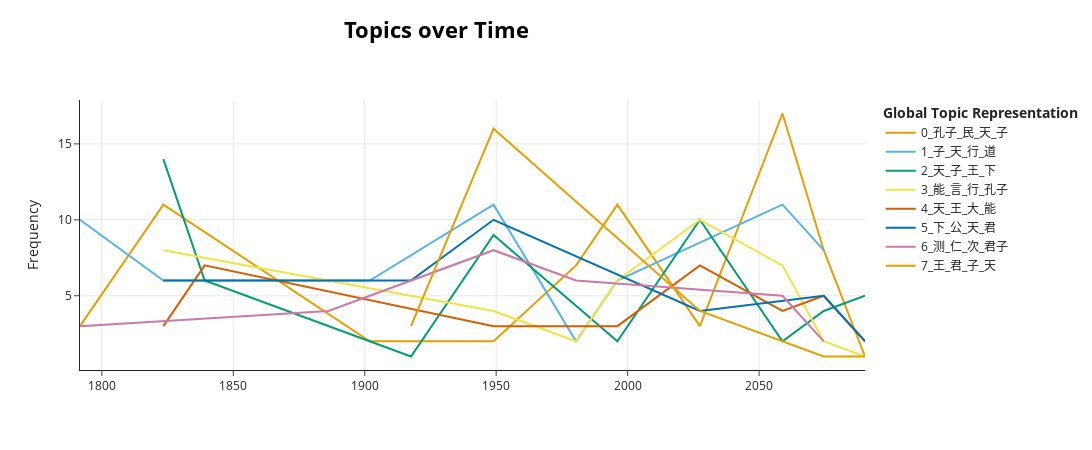

Notebook source saved alongside this figure:
### Code cell
topics_over_time = topic_model.topics_over_time(data_set, timestamp, global_tuning=True, 
                                                evolution_tuning=True, nr_bins=20, datetime_format="%Y")
topic_model.visualize_topics_over_time(topics_over_time, top_n_topics=[0, 7])

### Figure 1 — Plotly figure (JSON) as saved in the notebook; plotly's stock layout.template omitted (floating-point values rounded to 4 significant figures)
{"data": [{"hoverinfo": "text", "hovertext": ["<b>Topic 0</b><br>Words: 子, 言, 问, 如, 孔子", "<b>Topic 0</b><br>Words: 礼, 孔子, 天, 此, 知", "<b>Topic 0</b><br>Words: 义, 仁, 行, 道, 天", "<b>Topic 0</b><br>Words: 义, 仁, 天, 气, 爱", "<b>Topic 0</b><br>Words: 问, 天, 道, 与, 知", "<b>Topic 0</b><br>Words: 孔子, 此, 问, 民, 礼", "<b>Topic 0</b><br>Words: 毒, 幸, 火, 气, 龙", "<b>Topic 0</b><br>Words: 此, 民, 非, 行, 仁", "<b>Topic 0</b><br>Words: 民, 天, 德, 孔子, 子", "<b>Topic 0</b><br>Words: 气, 问, 神, 性, 非"], "marker": {"color": "#E69F00"}, "mode": "lines", "name": "0_孔子_民_天_子", "type": "scatter", "x": [1792.0, 1823.0, 1902.0, 1949, 1980.0, 1996.0, 2028.0, 2059.0, 2075.0, 2090.0], "y": [3, 11, 2, 2, 7, 11, 3, 17, 8, 1]}, {"hoverinfo": "text", "hovertext": ["<b>Topic 1</b><br>Words: 子, 与, 仁, 吾, 如", "<b>Topic 1</b><br>Words: 礼, 子, 天, 此, 义", "<b>Topic 1</b><br>Words: 道, 天, 行, 德, 治", "<b>Topic 1</b><br>Words: 天, 阳, 阴, 地, 气", "<b>Topic 1</b><br>Words: 问, 圣, 天, 政, 好", "<b>Topic 1</b><br>Words: 孔子, 天, 子, 礼, 民", "<b>Topic 1</b><br>Words: 子, 行, 天, 此, 必", "<b>Topic 1</b><br>Words: 天, 行, 子, 铭, 民"], "marker": {"color": "#56B4E9"}, "mode": "lines", "name": "1_子_天_行_道", "type": "scatter", "x": [1792.0, 1823.0, 1902.0, 1949, 1980.0, 1996.0, 2059.0, 2075.0], "y": [10, 6, 6, 11, 2, 6, 11, 8]}, {"hoverinfo": "text", "hovertext": ["<b>Topic 2</b><br>Words: 天, 下, 道, 子, 知", "<b>Topic 2</b><br>Words: 天, 王, 子, 与, 孟子", "<b>Topic 2</b><br>Words: 诗, 能, 天, 非, 行", "<b>Topic 2</b><br>Words: 子, 王, 公, 天, 君", "<b>Topic 2</b><br>Words: 孔子, 子, 能, 闻, 行", "<b>Topic 2</b><br>Words: 知, 能, 王, 言, 圣", "<b>Topic 2</b><br>Words: 子思, 君, 子, 非, 下", "<b>Topic 2</b><br>Words: 天, 臣, 子, 太, 王", "<b>Topic 2</b><br>Words: 王, 天, 下, 大, 君"], "marker": {"color": "#009E73"}, "mode": "lines", "name": "2_天_子_王_下", "type": "scatter", "x": [1823.0, 1839.0, 1918.0, 1949, 1996.0, 2028.0, 2059.0, 2075.0, 2090.0], "y": [14, 6, 1, 9, 2, 10, 2, 4, 5]}, {"hoverinfo": "text", "hovertext": ["<b>Topic 3</b><br>Words: 君子, 然, 能, 言, 非", "<b>Topic 3</b><br>Words: 君, 吾, 子, 公, 大", "<b>Topic 3</b><br>Words: 问, 三, 天, 一, 二", "<b>Topic 3</b><br>Words: 孔子, 字, 行, 言, 此", "<b>Topic 3</b><br>Words: 能, 善, 生, 文, 命", "<b>Topic 3</b><br>Words: 孔子, 然, 行, 非, 言", "<b>Topic 3</b><br>Words: 行, 言, 君子, 能, 知", "<b>Topic 3</b><br>Words: 臣, 非, 屈, 难, 能"], "marker": {"color": "#F0E442"}, "mode": "lines", "name": "3_能_言_行_孔子", "type": "scatter", "x": [1823.0, 1949, 1980.0, 1996.0, 2028.0, 2059.0, 2075.0, 2090.0], "y": [8, 4, 2, 6, 10, 7, 2, 1]}, {"hoverinfo": "text", "hovertext": ["<b>Topic 4</b><br>Words: 大, 礼, 天, 王, 知", "<b>Topic 4</b><br>Words: 孟子, 王, 天, 与, 民", "<b>Topic 4</b><br>Words: 天, 性, 中, 气, 正", "<b>Topic 4</b><br>Words: 礼, 孔子, 子, 君, 天", "<b>Topic 4</b><br>Words: 能, 文, 生, 王, 圣", "<b>Topic 4</b><br>Words: 王, 民, 天, 此, 赦", "<b>Topic 4</b><br>Words: 言, 天, 大, 时, 王", "<b>Topic 4</b><br>Words: 性, 恶, 情, 善, 知"], "marker": {"color": "#D55E00"}, "mode": "lines", "name": "4_天_王_大_能", "type": "scatter", "x": [1823.0, 1839.0, 1949, 1996.0, 2028.0, 2059.0, 2075.0, 2090.0], "y": [3, 7, 3, 3, 7, 4, 5, 2]}, {"hoverinfo": "text", "hovertext": ["<b>Topic 5</b><br>Words: 下, 天, 乐, 礼, 国", "<b>Topic 5</b><br>Words: 君, 王, 公, 下, 子", "<b>Topic 5</b><br>Words: 君, 下, 臣, 公, 王", "<b>Topic 5</b><br>Words: 能, 言, 知, 见, 死", "<b>Topic 5</b><br>Words: 公, 兮, 德, 大, 天", "<b>Topic 5</b><br>Words: 帝, 冠, 后, 太, 公"], "marker": {"color": "#0072B2"}, "mode": "lines", "name": "5_下_公_天_君", "type": "scatter", "x": [1823.0, 1918.0, 1949, 2028.0, 2075.0, 2090.0], "y": [6, 6, 10, 4, 5, 2]}, {"hoverinfo": "text", "hovertext": ["<b>Topic 6</b><br>Words: 子, 仁, 君子, 知, 道", "<b>Topic 6</b><br>Words: 同, 相, 仁, 行, 道", "<b>Topic 6</b><br>Words: 仁, 大, 变, 天, 贤", "<b>Topic 6</b><br>Words: 测, 次, 撰, 断, 决", "<b>Topic 6</b><br>Words: 忠, 尽, 德, 君, 仁", "<b>Topic 6</b><br>Words: 仁, 君子, 贵, 富, 悒"], "marker": {"color": "#CC79A7"}, "mode": "lines", "name": "6_测_仁_次_君子", "type": "scatter", "x": [1792.0, 1886.0, 1949, 1980.0, 2059.0, 2075.0], "y": [3, 4, 8, 6, 5, 2]}, {"hoverinfo": "text", "hovertext": ["<b>Topic 7</b><br>Words: 君, 王, 子, 诗, 天", "<b>Topic 7</b><br>Words: 王, 君, 公, 子, 下", "<b>Topic 7</b><br>Words: 子, 言, 天, 王, 行", "<b>Topic 7</b><br>Words: 帝, 天, 冠, 子, 王", "<b>Topic 7</b><br>Words: 帝, 王, 天, 言, 子"], "marker": {"color": "#E69F00"}, "mode": "lines", "name": "7_王_君_子_天", "type": "scatter", "x": [1918.0, 1949, 2028.0, 2075.0, 2090.0], "y": [3, 16, 4, 1, 1]}], "layout": {"height": 450, "hoverlabel": {"bgcolor": "white", "font": {"family": "Rockwell", "size": 16}}, "legend": {"title": {"text": "<b>Global Topic Representation"}}, "title": {"font": {"color": "Black", "size": 22}, "text": "<b>Topics over Time</b>", "x": 0.4, "xanchor": "center", "y": 0.95, "yanchor": "top"}, "width": 1250, "xaxis": {"showgrid": true}, "yaxis": {"showgrid": true, "title": {"text": "Frequency"}}}}
